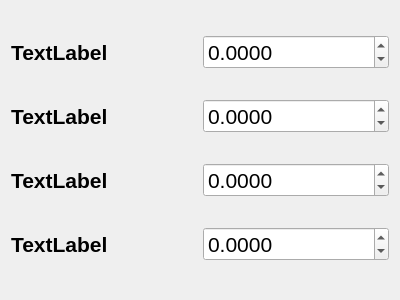
<?xml version="1.0" encoding="UTF-8"?>
<ui version="4.0">
 <class>Dialog</class>
 <widget class="QDialog" name="Dialog">
  <property name="geometry">
   <rect>
    <x>0</x>
    <y>0</y>
    <width>400</width>
    <height>300</height>
   </rect>
  </property>
  <property name="windowTitle">
   <string>Dialog</string>
  </property>
  <layout class="QGridLayout" name="gridLayout">
   <item row="0" column="0">
    <widget class="QLabel" name="label0">
     <property name="font">
      <font>
       <pointsize>16</pointsize>
       <weight>75</weight>
       <bold>true</bold>
      </font>
     </property>
     <property name="text">
      <string>TextLabel</string>
     </property>
    </widget>
   </item>
   <item row="2" column="0">
    <widget class="QLabel" name="label2">
     <property name="font">
      <font>
       <pointsize>16</pointsize>
       <weight>75</weight>
       <bold>true</bold>
      </font>
     </property>
     <property name="text">
      <string>TextLabel</string>
     </property>
    </widget>
   </item>
   <item row="1" column="0">
    <widget class="QLabel" name="label1">
     <property name="font">
      <font>
       <pointsize>16</pointsize>
       <weight>75</weight>
       <bold>true</bold>
      </font>
     </property>
     <property name="text">
      <string>TextLabel</string>
     </property>
    </widget>
   </item>
   <item row="0" column="1">
    <widget class="QDoubleSpinBox" name="doubleSpinBox0">
     <property name="font">
      <font>
       <pointsize>16</pointsize>
      </font>
     </property>
     <property name="keyboardTracking">
      <bool>false</bool>
     </property>
     <property name="decimals">
      <number>4</number>
     </property>
     <property name="minimum">
      <double>-10.000000000000000</double>
     </property>
     <property name="maximum">
      <double>10.000000000000000</double>
     </property>
     <property name="singleStep">
      <double>0.100000000000000</double>
     </property>
    </widget>
   </item>
   <item row="3" column="0">
    <widget class="QLabel" name="label3">
     <property name="font">
      <font>
       <pointsize>16</pointsize>
       <weight>75</weight>
       <bold>true</bold>
      </font>
     </property>
     <property name="text">
      <string>TextLabel</string>
     </property>
    </widget>
   </item>
   <item row="1" column="1">
    <widget class="QDoubleSpinBox" name="doubleSpinBox1">
     <property name="font">
      <font>
       <pointsize>16</pointsize>
      </font>
     </property>
     <property name="keyboardTracking">
      <bool>false</bool>
     </property>
     <property name="decimals">
      <number>4</number>
     </property>
     <property name="minimum">
      <double>-10.000000000000000</double>
     </property>
     <property name="maximum">
      <double>10.000000000000000</double>
     </property>
     <property name="singleStep">
      <double>0.100000000000000</double>
     </property>
    </widget>
   </item>
   <item row="2" column="1">
    <widget class="QDoubleSpinBox" name="doubleSpinBox2">
     <property name="font">
      <font>
       <pointsize>16</pointsize>
      </font>
     </property>
     <property name="keyboardTracking">
      <bool>false</bool>
     </property>
     <property name="decimals">
      <number>4</number>
     </property>
     <property name="minimum">
      <double>-10.000000000000000</double>
     </property>
     <property name="maximum">
      <double>10.000000000000000</double>
     </property>
     <property name="singleStep">
      <double>0.100000000000000</double>
     </property>
    </widget>
   </item>
   <item row="3" column="1">
    <widget class="QDoubleSpinBox" name="doubleSpinBox3">
     <property name="font">
      <font>
       <pointsize>16</pointsize>
      </font>
     </property>
     <property name="keyboardTracking">
      <bool>false</bool>
     </property>
     <property name="decimals">
      <number>4</number>
     </property>
     <property name="minimum">
      <double>-10.000000000000000</double>
     </property>
     <property name="maximum">
      <double>10.000000000000000</double>
     </property>
     <property name="singleStep">
      <double>0.100000000000000</double>
     </property>
    </widget>
   </item>
  </layout>
 </widget>
 <resources/>
 <connections/>
</ui>
